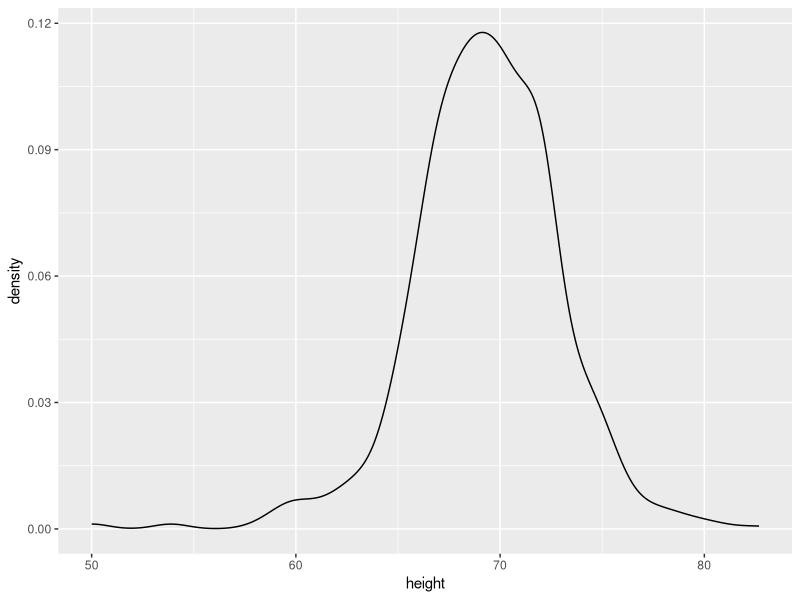
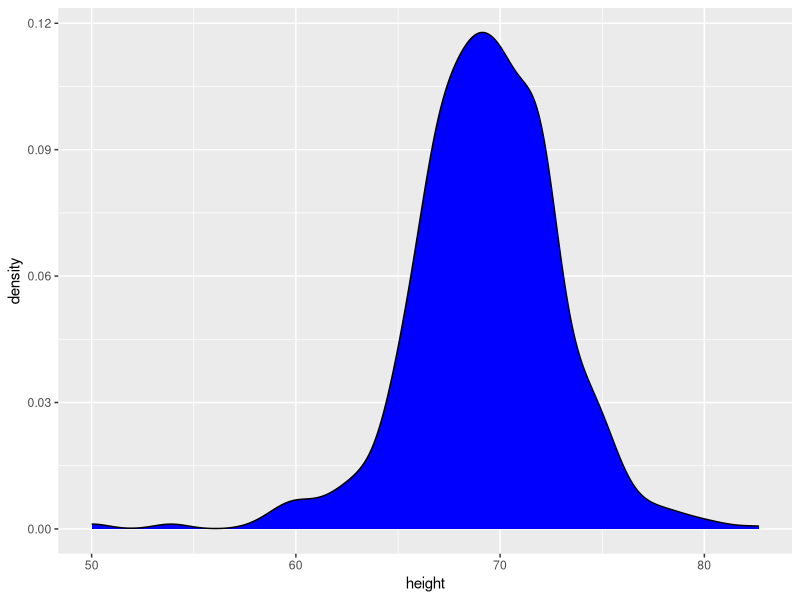

The R source for these figures, in order:
# load heights data
library(tidyverse)
library(dslabs)
data(heights)

# define p
p <- heights %>%
  filter(sex == "Male") %>%
  ggplot(aes(x = height))

p + geom_density()
p + geom_density(fill = "blue")
